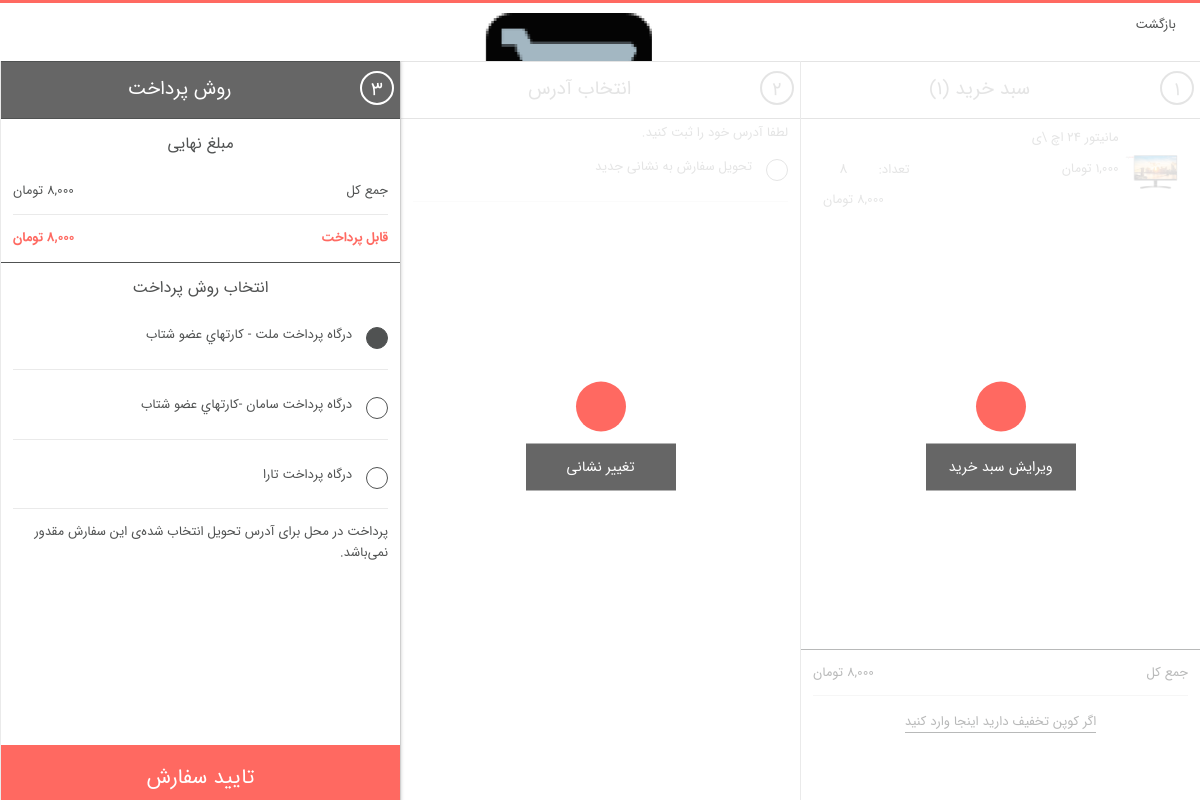
The page /order/paymentmethods on the database as committed earlier.
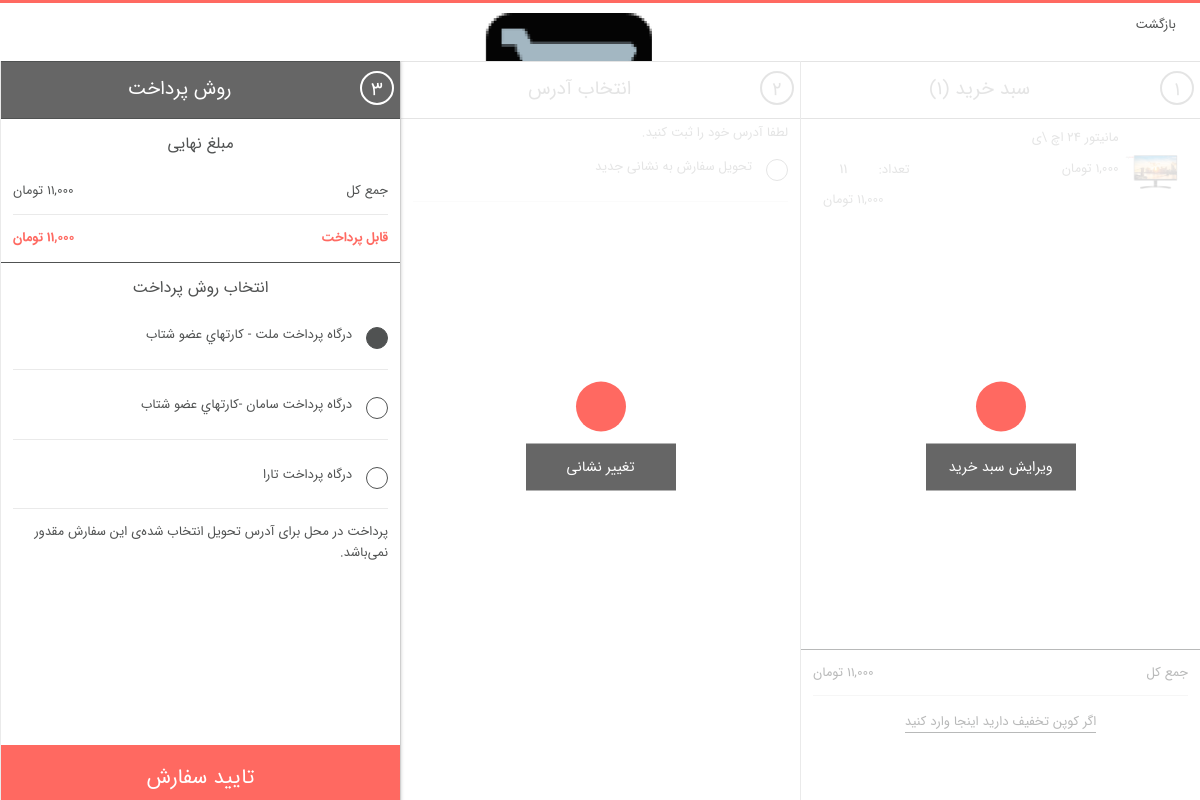
The same page on the database as committed later.
### order/models.py (models this page shows)
class ShopCart(models.Model):
    user = models.ForeignKey(User, on_delete=models.SET_NULL, null=True, verbose_name='کاربر')
    product = models.ForeignKey(Product, on_delete=models.SET_NULL, null=True, verbose_name='محصول')
    quantity = models.IntegerField(verbose_name='تعداد')
    def __str__(self):
        return self.product.title
    @property
    def price(self):
        return self.product.price
    price.fget.short_description = 'قیمت'
    @property
    def product_total_price(self):
        return self.quantity * self.product.price
    product_total_price.fget.short_description = 'مجموع'
    class Meta:
        verbose_name = 'سبد خرید'
        verbose_name_plural = 'سبد های خرید'

### product/models.py (models this page shows, shortened)
class Product(models.Model):
    STATUS = (
        ('True', 'فعال'),
        ('False', 'غیرغعال'),
    )
    VARIANTS = (
        ('None', 'ندارد'),
        ('Size', 'تنوع از نظر سایز'),
        ('Color', 'تنوع از نظر رنگ'),
        ('SizeColor', 'تنوع از نظر سایز و رنگ'),
    )
    category = models.ForeignKey(Category, on_delete=models.CASCADE,
                                 verbose_name='دسته بندی')  # many to one with Category
    title = models.CharField(max_length=50, verbose_name='نام محصول')
    keywords = models.CharField(max_length=255, verbose_name='کلمات کلیدی')
    description = models.CharField(max_length=255, verbose_name='توضیحات')
    image = models.ImageField(upload_to='images/', verbose_name='تصویر اصلی')
    price = models.IntegerField(verbose_name='قیمت')
    amount = models.IntegerField(verbose_name='موجودی')
    minamount = models.IntegerField(verbose_name='حداقل موجودی')
    variant = models.CharField(max_length=20, choices=VARIANTS, default='None', verbose_name='تنوع محصول')
    detail = RichTextUploadingField(verbose_name='جزئیات')
    status = models.CharField(max_length=20, choices=STATUS, verbose_name='وضعیت')
    create_at = models.DateTimeField(auto_now_add=True, verbose_name='تاریخ ایجاد')
    update_at = models.DateTimeField(auto_now=True, verbose_name='تاریخ بروزرسانی')
    slug = models.SlugField(allow_unicode=True, unique=True, null=False)
    def image_tag(self):
        return mark_safe('<img src="{}" height="50"/>'.format(self.image.url))
    image_tag.short_description = 'تصویر'
    class Meta:
        verbose_name = 'محصول'
        verbose_name_plural = 'محصولات'

### order/views.py (the view, shortened to what this page needs)
# urls.py: path('paymentmethods', views.payment_methods, name='paymentmethods'),
def payment_methods(request):
    category = Category.objects.all()
    current_user = request.user
    shop_cart = ShopCart.objects.filter(user_id=current_user.id)
    addresses = UserAddress.objects.filter(user_id=current_user.id)
    totalprice = 0
    for rs in shop_cart:
        totalprice += rs.product.price * rs.quantity
    context = {'shopcart': shop_cart,
               'category': category,
               'totalprice': totalprice,
               'addresses': addresses,
               }
    return render(request, 'payment_methods.html', context)

### order/templates/payment_methods.html (shortened to what this page needs)
{% extends "base.html" %}
{% load humanize %}
{% block header %} {% include "simple_header.html" %}{% endblock %}
{% block body %}
    <main class="main" id="checkout" style="margin-top: 10px">
        <section class="column invoice " id="basketPage">
            {% include 'cart_page.html' %}
        </section>
        <section class="column address" id="orderAdressPage">
            {% include 'order_product_address_page.html' %}
            <div class="edit">
                <span class="success"></span>
                <a href="/ordercheckout/orderproduct" class="btn gray">تغییر نشانی</a>
            </div>
        </section>
        <section class="column payment active" id="orderPaymentPage">
            {% include 'payment_methods_page.html' %}
        </section>
    </main>
{% endblock %}

### order/templates/cart_page.html (shortened to what this page needs)
{% load humanize %}
<div id="basketContent">
    <h1 style="">
        <a href="/order/shopcart" title="ویرایش سبد خرید">
            <span class="step">۱</span><i class="icon-shopping_cart_full"></i><span
                class="title-step">سبد خرید ({{ shopcart|length }})</span>
        </a>
        <button type="button" id="emptyBasketBtn" title="خالی کردن سبد خرید"></button>
    </h1>
    <div class="wrapper" data-src="/shop/basket">
        <form action="/basket/update" data-bind="form: 'basketForm'"
              data-updateandgettrackingmodelurl="/sitemap.xml" id="basket" method="post"
              novalidate="novalidate">
            {% for rs in shopcart %}
                <article class="row">
                    <figure>
                        <a href="/product/{{ rs.product.id }}/{{ rs.product.slug }}"
                           data-product-url="">
                            <img src="{{ rs.product.image.url }}"
                                 title="{{ rs.product.title }}"
                                 alt="{{ rs.product.title }}">
                        </a>
                    </figure>
                    <div class="content">
                        <h6>{{ rs.product.title }}</h6>
                        <div class="line">
                            <p class="size-list">{{ rs.price | intcomma:False }} تومان</p>
                            <div class="quantity">
                                <span>تعداد:</span>
                                <button type="button" class="icon-navigate_plus increase"></button>
                                <input type="text" disabled="disabled" class="number"
                                       name="lines[0].Quantity" value="{{ rs.quantity }}">
                                <button type="button" class="icon-navigate_minus decrease"></button>
                            </div>
                        </div>
                        <div class="line">
                            <p class="price">{{ rs.product_total_price | intcomma:False }} تومان</p>
                        </div>
                    </div>
                    <a href="/order/removefromcart/{{ rs.id }}" title="حذف"
                       onclick="return confirm('{{ rs }} از سبد خرید حذف شود ؟')">
                        <button type="button" data-src="/order/removeitem" class="hyp-remove icon-navigate_cross"
                        ></button>
                    </a>
                </article>
            {% endfor %}
        </form>
    </div>
    <footer>
        <div class="row">
            <p>جمع کل</p><span>{{ totalprice | intcomma:False }} تومان</span>
        </div>
        <div class="row link enter-discount">
            <a class="showForm hyp-discount">اگر کوپن تخفیف دارید اینجا وارد کنید </a>
        </div>
        <a href="/order/orderproduct">
        </a>
    </footer>
</div>
<div class="edit">
    <span class="success"></span>
    <a href="/order/shopcart" class="btn gray">ویرایش سبد خرید</a>
</div>

Rows that differ between the two databases and show on the page:
changed ShopCart "مانیتور 24 اچ \\ی": quantity "8" → "11"
Other text that changed with them:
{{ totalprice | intcomma:False }}: "8,000" → "11,000"
